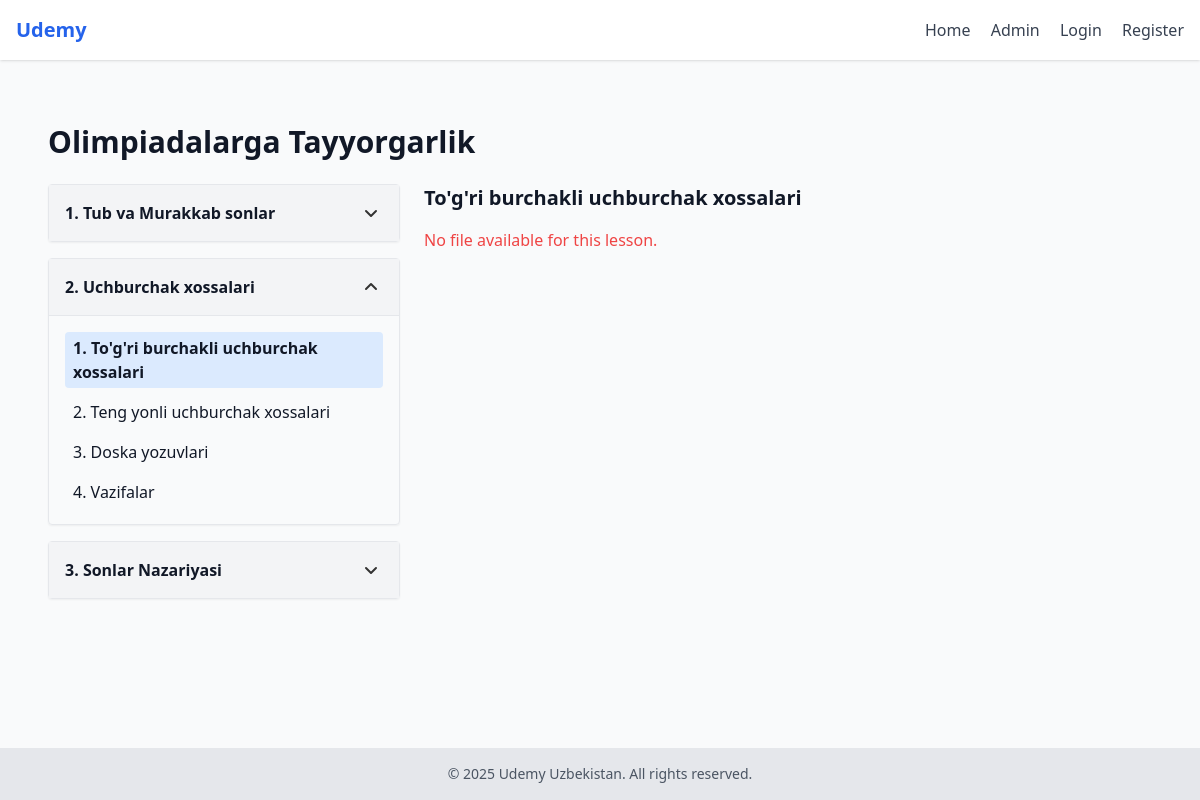
/course/1/lesson/8/, run on the app's committed database.
### courses/models.py (models this page shows, shortened)
class Course(models.Model):
    title       = models.CharField(max_length=200)
    image       = models.ImageField(upload_to='course_images/', blank=True)
    description = models.TextField(blank=True)

class Section(models.Model):
    course = models.ForeignKey(
        Course,
        on_delete=models.CASCADE,
        related_name='sections'
    )
    title = models.CharField(max_length=200)
    order = models.PositiveIntegerField(default=0)
    class Meta:
        ordering = ['order']
        unique_together = [('course', 'order')]

class Lesson(models.Model):
    section = models.ForeignKey(
        Section,
        on_delete=models.CASCADE,
        related_name='lessons'
    )
    title = models.CharField(max_length=200)
    file_path = models.CharField(
        max_length=500,
        blank=True,
        help_text="Supabase path, e.g. 'folder/filename.mp4' or 'folder/filename.pdf'"
    )
    order = models.PositiveIntegerField(default=0)
    class Meta:
        ordering = ['order']
        unique_together = [('section', 'order')]

### courses/views.py (the view)
def lesson_detail(request, course_pk, lesson_pk=None):
    course = get_object_or_404(Course, pk=course_pk)
    sections = course.sections.prefetch_related('lessons').all()
    if lesson_pk:
        lesson = get_object_or_404(Lesson, pk=lesson_pk, section__course=course)
    else:
        first_section = sections.first()
        lesson = first_section.lessons.first() if first_section and first_section.lessons.exists() else None
    open_section_id = lesson.section.id if lesson else (sections.first().id if sections else None)
    signed_url = None
    if lesson and lesson.file_path:
        try:
            signed_url = sb.storage.from_(settings.SUPABASE_BUCKET).create_signed_url(
                lesson.file_path,
                3600
            )["signedURL"]
        except Exception as e:
            print("⚠️ Supabase signed URL error:", e)
    return render(request, 'courses/course_detail.html', {
        'course': course,
        'sections': sections,
        'lesson': lesson,
        'signed_url': signed_url,
        'open_section_id': open_section_id,
    })

### templates/courses/course_detail.html (shortened to what this page needs)
{% extends 'base.html' %}
{% load static %}
{% block content %}
<div class="p-6">
  <h1 class="text-3xl font-bold mb-6">{{ course.title }}</h1>
  <div class="grid grid-cols-1 lg:grid-cols-3 gap-6">
    <aside class="lg:col-span-1 space-y-4">
      {% for section in sections %}
        <div
          x-data="{ open: {{ section.id|add:'0' }} === {{ open_section_id|add:'0' }} }"
          class="border rounded shadow-sm"
        >
          <button @click="open = !open"
                  class="w-full text-left p-4 bg-gray-100 font-semibold flex justify-between items-center">
            <span>{{ section.order|add:"1" }}. {{ section.title }}</span>
            <span>
              <template x-if="open">
                <svg width="24" height="24" fill="none" xmlns="http://www.w3.org/2000/svg">
                  <path d="M17 14L12 9L7 14" stroke="#333" stroke-width="2" stroke-linecap="round" stroke-linejoin="round"/>
                </svg>
              </template>
              <template x-if="!open">
                <svg width="24" height="24" fill="none" xmlns="http://www.w3.org/2000/svg">
                  <path d="M7 10L12 15L17 10" stroke="#333" stroke-width="2" stroke-linecap="round" stroke-linejoin="round"/>
                </svg>
              </template>
            </span>
          </button>
          <div x-show="open" class="p-4 space-y-2 border-t">
            {% for les in section.lessons.all %}
              <a href="{% url 'courses:lesson_detail' course.pk les.pk %}"
                 class="block px-2 py-1 rounded hover:bg-blue-100 {% if lesson and les.pk == lesson.pk %}bg-blue-100 font-semibold{% endif %}">
                {{ les.order|add:"1" }}. {{ les.title }}
              </a>
            {% empty %}
              <p class="text-gray-500 text-sm">No lessons yet.</p>
            {% endfor %}
          </div>
        </div>
      {% endfor %}
    </aside>
    <main class="lg:col-span-2">
      {% if lesson %}
        <h2 class="text-xl font-bold mb-4">{{ lesson.title }}</h2>
        {% if signed_url %}
          {% with lesson.file_path|lower as path %}
            {% if path|slice:"-4:" == ".mp4" %}
              <video class="w-full rounded-lg border bg-black" controls>
                <source src="{{ signed_url }}" type="video/mp4">
                Your browser does not support the video tag.
              </video>
            {% elif path|slice:"-4:" == ".pdf" %}
              <iframe src="{{ signed_url }}" width="100%" height="600px" class="rounded-lg border shadow"></iframe>
            {% else %}
              <p class="text-yellow-600 mt-4">Unsupported file type.</p>
            {% endif %}
          {% endwith %}
        {% else %}
          <p class="text-red-500 mt-4">No file available for this lesson.</p>
        {% endif %}
      {% else %}
        <p class="text-gray-500">Select a lesson to begin.</p>
      {% endif %}
    </main>
  </div>
</div>
{% endblock %}

### data on the page
Course: title "Olimpiadalarga Tayyorgarlik"
Section: order|add "1", title "Tub va Murakkab sonlar"
Section: order|add "2", title "Uchburchak xossalari"
Lesson: order|add "1", title "To'g'ri burchakli uchburchak xossalari"
Lesson: order|add "2", title "Teng yonli uchburchak xossalari"
Lesson: order|add "3", title "Doska yozuvlari"
Lesson: order|add "4", title "Vazifalar"
Section: order|add "3", title "Sonlar Nazariyasi"
